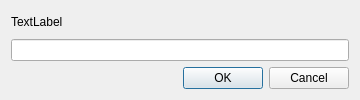
<?xml version="1.0" encoding="UTF-8"?>
<ui version="4.0">
 <class>TextInputDialog</class>
 <widget class="QDialog" name="TextInputDialog">
  <property name="geometry">
   <rect>
    <x>0</x>
    <y>0</y>
    <width>360</width>
    <height>100</height>
   </rect>
  </property>
  <property name="minimumSize">
   <size>
    <width>360</width>
    <height>100</height>
   </size>
  </property>
  <property name="windowTitle">
   <string>Dialog</string>
  </property>
  <layout class="QGridLayout" name="gridLayout">
   <item row="0" column="0">
    <widget class="QLabel" name="label">
     <property name="text">
      <string>TextLabel</string>
     </property>
    </widget>
   </item>
   <item row="2" column="0">
    <spacer name="horizontalSpacer">
     <property name="orientation">
      <enum>Qt::Horizontal</enum>
     </property>
     <property name="sizeHint" stdset="0">
      <size>
       <width>167</width>
       <height>20</height>
      </size>
     </property>
    </spacer>
   </item>
   <item row="2" column="1">
    <widget class="QPushButton" name="btnOK">
     <property name="text">
      <string>OK</string>
     </property>
    </widget>
   </item>
   <item row="2" column="2">
    <widget class="QPushButton" name="btnCancel">
     <property name="text">
      <string>Cancel</string>
     </property>
    </widget>
   </item>
   <item row="1" column="0" colspan="3">
    <widget class="QLineEdit" name="input"/>
   </item>
  </layout>
 </widget>
 <resources/>
 <connections/>
</ui>
